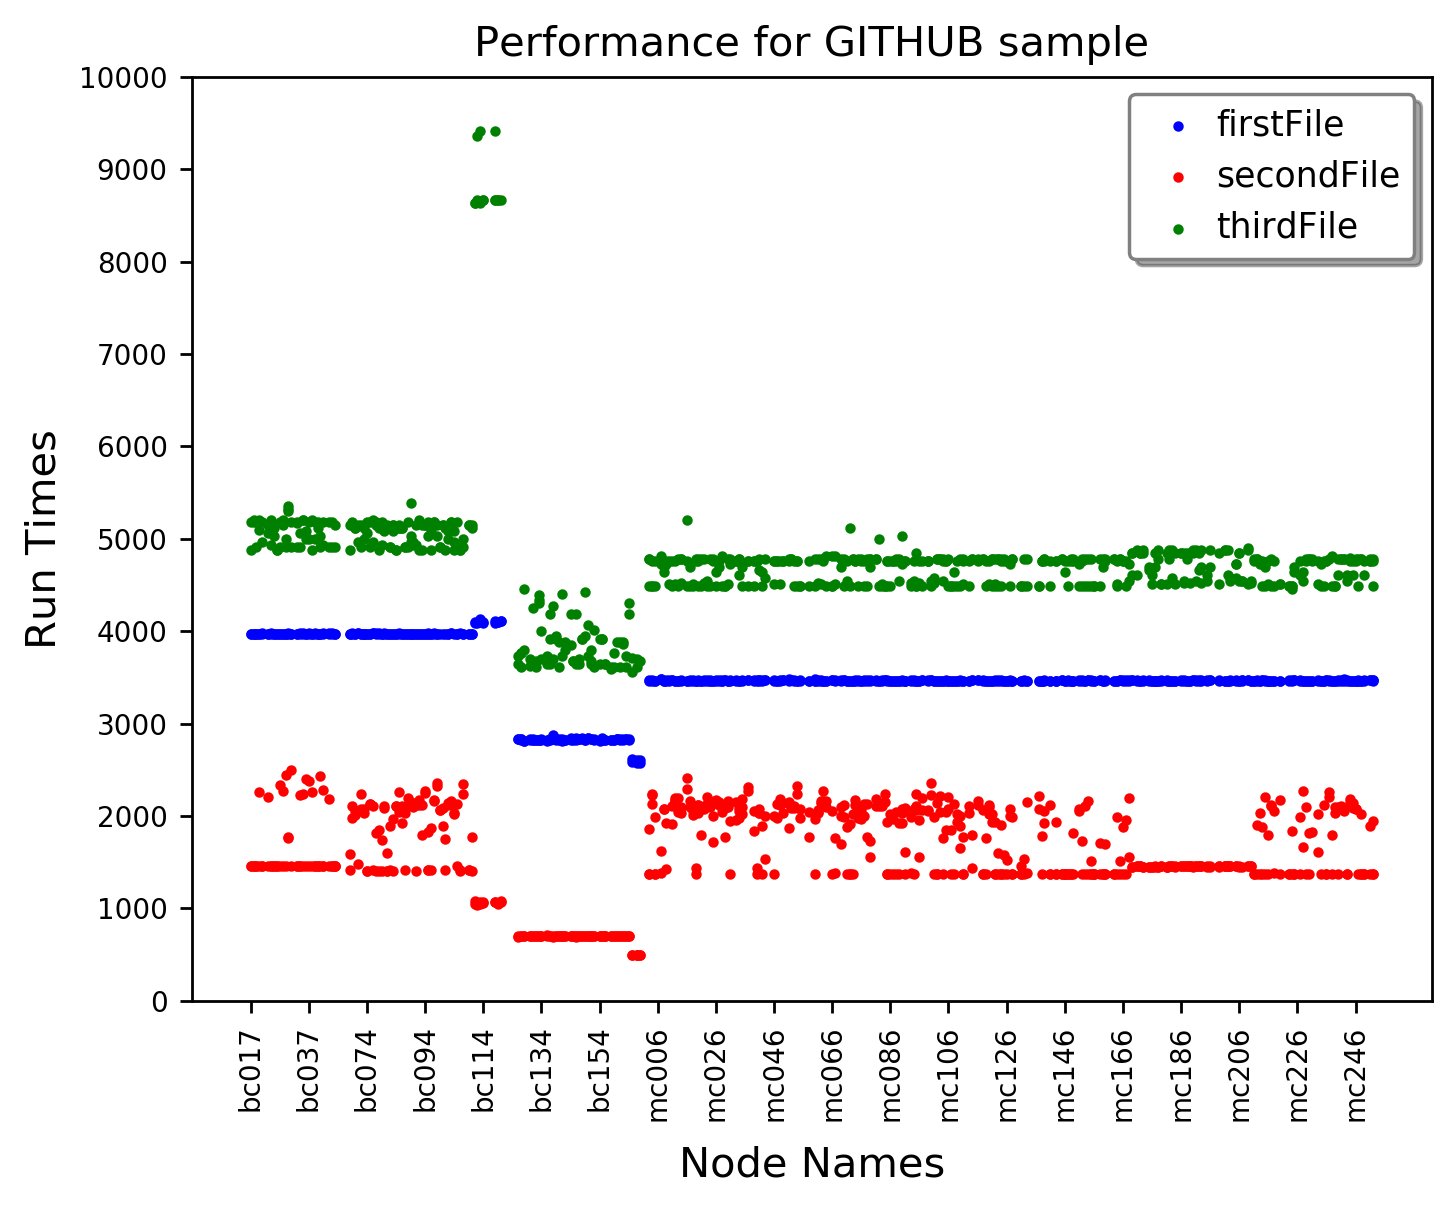

Write Python code to recreate this figure.
from matplotlib import pyplot as plt
import numpy as np
from textwrap import wrap
import csv
import re # for grabing a part of the file name
import argparse # for optional arguments
parser = argparse.ArgumentParser()

#Argument
#('arg_name', nargs='?' means optional arg., help="Help message when we run 'python name.py -h'")
parser.add_argument('File1', help="Enter the file name to graph it | At least one file is required to graph")
parser.add_argument('File2', nargs='?', help="Enter the second file to graph both together")
parser.add_argument('File3', nargs='?', help="Enter the second file to graph all together")
parser.add_argument('-title',nargs='?', help="Overwrites the current title")

args=parser.parse_args()
    
# Opens the sorted hostnum.csv file and reads it; replaces the quotation marks.
# Python has built-in support for Windows, Linux and Mac line endings -(rtU):
# If the PY program is going to be run on Linux, use 'rtU' instead of 'r'ex: 
# f = open(filename, 'rtU')
Dict = {} 
csv_file = []
csv_file.append("placeholder")
with open('hostnum.csv', 'rtU') as host:
    for line in host.readlines():
        line = line.replace('"', '')
        line = line.strip('\n')
        rank, value = line.split("\t")
        Dict[value] = rank
        csv_file.append(value)

#File1
file1 = args.File1
file_1 = []
with open(file1, 'r') as f:
    csvreader = csv.reader(f, delimiter='\t')
    for line in csvreader:
        file_1.append([Dict[line [2]], line[9]])

# splits the words between - - symbols and takes the element #1
scatter1_label=re.split("[--]",file1)[1]
# scatter(start_pt, end_pt, size_of_symbol, color, label)
plt.scatter([int(item[0]) for item in file_1], [int(item[1]) for item in file_1], s=4, c='b', label=scatter1_label)
# wrapped title, unless specified by the user using -title
plt.title("\n".join(wrap("Performance for "+file1)), size = 12)

#File2
if args.File2:
    file2=args.File2
    file_2 = []
    with open(file2, 'r') as f:
        csvreader = csv.reader(f, delimiter='\t')
        for line in csvreader:
            file_2.append([Dict[line [2]], line[9]])
    scatter2_label=re.split("[--]",file2)[1]
    plt.scatter([int(item[0]) for item in file_2], [int(item[1]) for item in file_2], s=4, c='r', label=scatter2_label)
    plt.title("\n".join(wrap("Performance for "+file1+' & '+file2)), size = 12)

#File3
if args.File3:
    file3=args.File3
    file_3 = []
    with open(file3, 'r') as f:    
        csvreader = csv.reader(f, delimiter='\t')
        for line in csvreader:
            file_3.append([Dict[line [2]], line[9]])
    scatter3_label=re.split("[--]",file3)[1]
    plt.scatter([int(item[0]) for item in file_3], [int(item[1]) for item in file_3], s=4, c='g', label=scatter3_label)
    plt.title("\n".join(wrap("Performance for "+file1+' & '+file2 +' & '+file3)), size = 12)

# If title specified as an arg. it overwrites wrapped title for the graph using title arg.
if args.title:
    plt.title("\n".join(wrap(args.title)), size = 12)
    
# Indicates the label names at the given spot (location, shadow, edgecolor, space between marker and word)
# prop={'size':8})  -> if want to change size of the legend: 
# markerfirst=False -> if want the markers show after legend labels
plt.legend(loc='upper right', shadow=True, edgecolor = 'grey', handletextpad = 0.1)

# Creates grid for x-y axises
# plt.grid(True, linewidth = 0.25)
    
# x-y labels for the graph
# labelpad is the distance between x label and the xticks
plt.xlabel("Node Names", fontsize = 12, labelpad = 7)
plt.ylabel("Run Times", fontsize = 12)

# ticks - x and y axisses' data format (change both ::? values in order to change the frequency)
# size is the font size; (start, end_value, frequency)
# just in case if changed: item[0:5] 
plt.xticks(np.arange(1,len(csv_file))[::20], [item[0:5] for item in csv_file[1::20]], rotation=90, size=8)
plt.yticks(np.arange(0,11000,1000), size=8)

# Saves a PNG file of the current graph to the folder and updates it every time
# (nameOfimage, dpi=(sizeOfimage),Keeps_Labels_From_Disappearing)
# pic_name gets the Python file's name
pic_name = re.split("[.]",__file__)[0]
plt.savefig(pic_name, dpi=(250), bbox_inches='tight')
# Hard coded name: './test.png'

# Not to cut-off bottom labels(manually) - enlarges bottom
plt.gcf().subplots_adjust(bottom=0.15)

plt.show()
